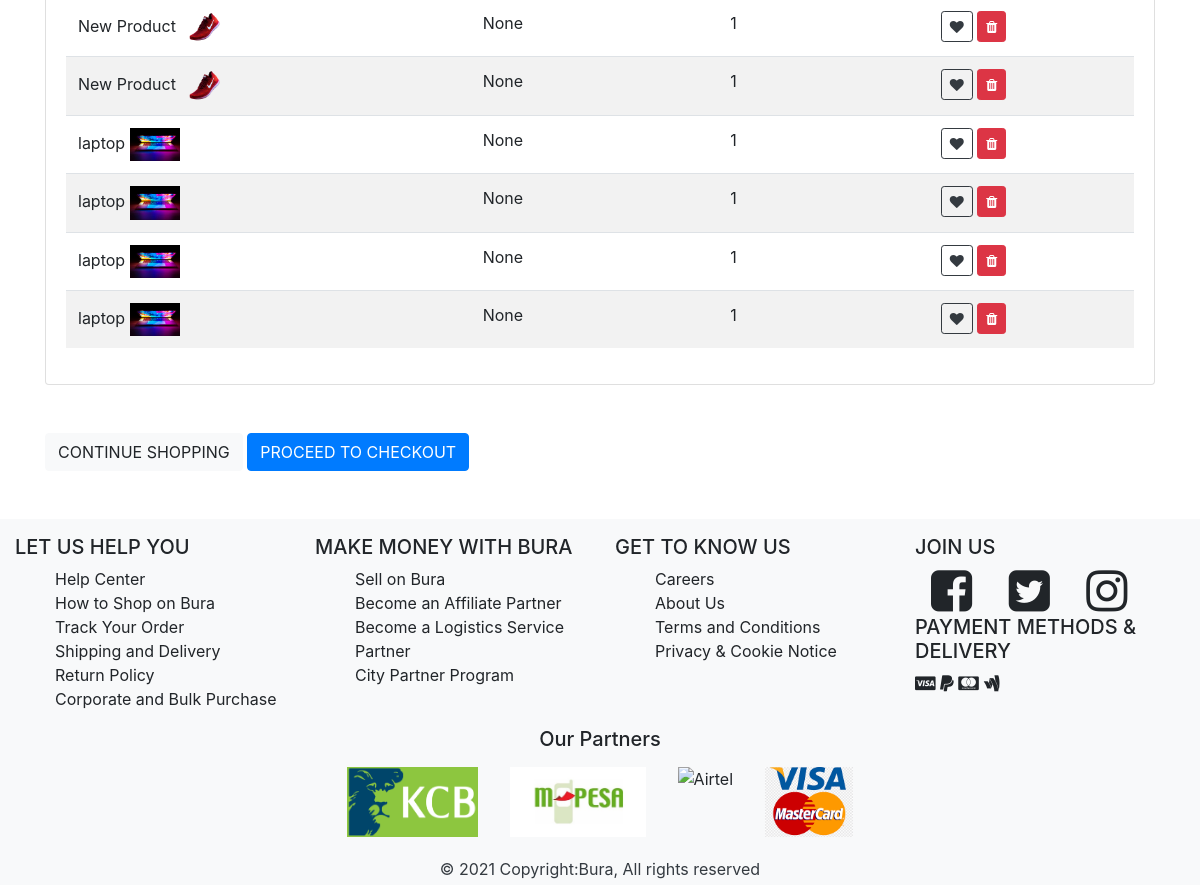
Before: /cart/ (lower part) with the older database file.
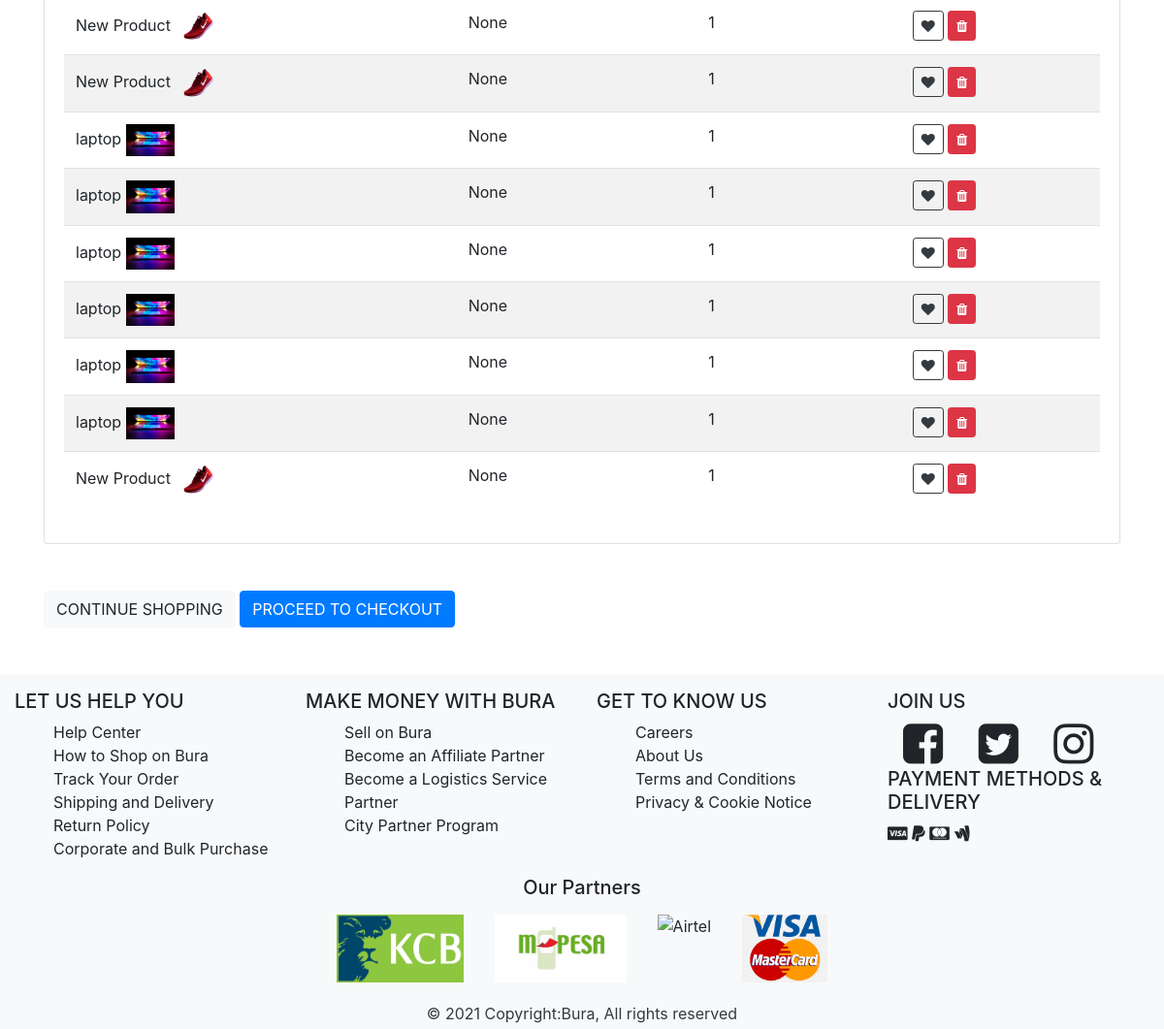
After: the same page with the newer database file.
### shop/models.py (models this page shows)
class Cart(models.Model):
    order_id= models.ForeignKey('order',on_delete=models.CASCADE,blank=True,null=True)
    product_id=models.ForeignKey('product',on_delete=models.CASCADE,blank=True,null=True)
    quantity=models.IntegerField(null= False, blank= False)
    created_at=models.DateTimeField(auto_now_add=True)
    updated_at= models.DateTimeField(auto_now_add=True)

class Product(models.Model):
    name=models.CharField(max_length=100, null=False, blank=False)
    cost=models.IntegerField(null= False, blank= False)
    quantity=models.IntegerField(null= False, blank= False)
    description=models.TextField(null=False, blank=False)
    image=models.FileField(upload_to='images')
    featured=models.BooleanField(default=False)
    status=models.CharField(max_length=100, null=False, blank=True, default='Unverified')
    category_id=models.ForeignKey('category',on_delete=models.CASCADE,blank=True,null=True)
    seller_id=models.ForeignKey('seller',on_delete=models.CASCADE,blank=True,null=True)
    created_at=models.DateTimeField(auto_now_add=True)
    updated_at= models.DateTimeField(auto_now_add=True)
    def __str__(self):
        return self.name

### shop/views.py (the view)
# urls.py: path('cart/', views.get_cart, name="cart"),
def get_cart(request):
    cart_items = Cart.objects.all()
    return render(request, 'shop/frontend/cart.html', {'cart': cart_items})

### shop/templates/shop/frontend/cart.html (shortened to what this page needs)
{% extends 'shop/frontend/layouts/master.html' %}
{% load static %}
{% block content %}
<div class="container">
    <div class="row justify-content-center my-5">
        <div class="col-lg-12">
            <div class="card">
                <div class="card-body">
                    <table class="table table-striped table-hover">
                        <tbody>
                            {% for object in cart %}
                               <tr>
                                   <td>{{object.product_id}}
                                    <img src="{{object.product_id.image.url}}" height="50px" width="50px" class="img-fluid">
                                   </td>
                                   <td>{{object.order_id}}</td>
                                   <td>{{object.quantity}}</td>
                                   <td>
                                    <button id="cartToWishlist" class="btn btn-outline-dark btn-sm" data-id="{{object.id}}">
                                        <i class="fa fa-heart" aria-hidden="true"></i>
                                    </button>
                                   <button onclick ="deleteWishlist('{{object.id}}')"
                                     class="btn btn-danger btn-sm">
                                     <i class="fa fa-trash"></i>
                                   </button>
                                   </td>
                               </tr>
                            {% endfor %}
                        </tbody>
                    </table>
                </div>
            </div>
        </div>
    </div>
    <div class="btn-group">
        <button type="button" class="btn btn-light">CONTINUE SHOPPING</button>
      </div>
      <div class="btn-group">
        <button type="button" class="btn btn-primary">PROCEED TO CHECKOUT</button>
      </div>
</div>
{% endblock %}

Changed rows visible on the page:
added Cart: product_id "laptop", product_id.image (picture), order_id "None", quantity "1"
added Cart: product_id "laptop", product_id.image (picture), order_id "None", quantity "1"
added Cart: product_id "New Product", product_id.image (picture), order_id "None", quantity "1"
